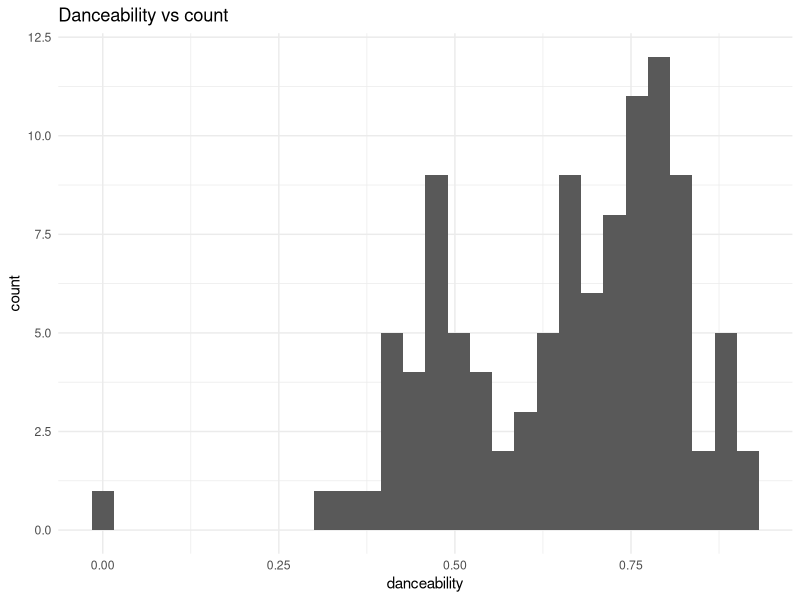

Recreate this plot in R.
## ---- chunk 1
#| results: false
#| message: false

library(tidyverse)
library(readxl)

glimpse(economics)

## ---- chunk 2
erykah <- read_excel("erykah.xlsx")
## ---- chunk 3
ggplot(erykah, 
       aes(x = danceability)) + 
  geom_histogram() + 
  labs(title ="Danceability vs count") + theme_minimal() #for a cleaner look.
